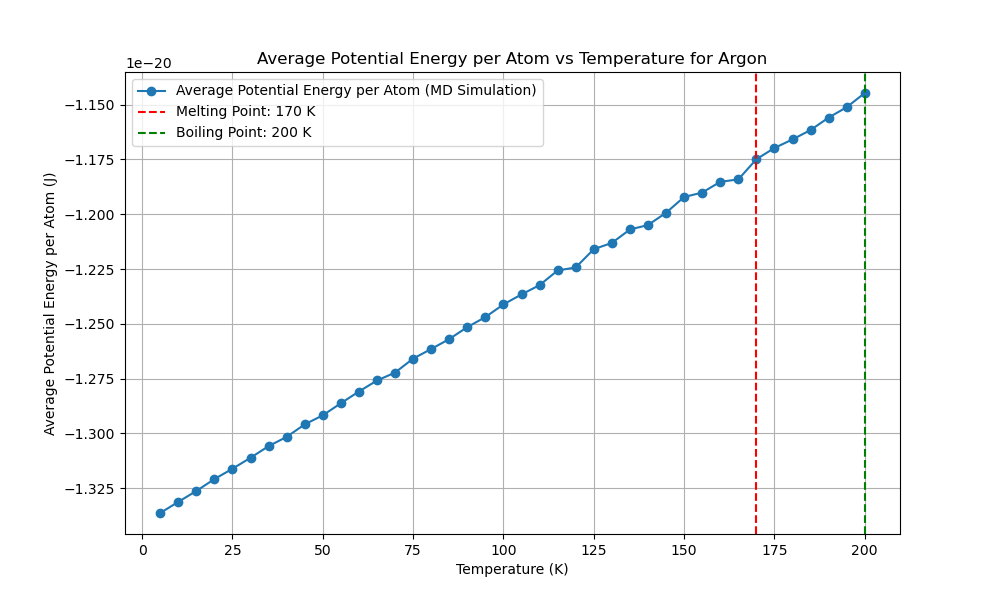

This figure's Python source:
import numpy as np
import matplotlib.pyplot as plt
from scipy.optimize import minimize
from multiprocessing import Pool
import time
from reportlab.lib.pagesizes import letter
from reportlab.pdfgen import canvas
from tqdm import tqdm
from numba import njit, prange
import logging
import os

# Get the directory of the current script
script_dir = os.path.dirname(os.path.abspath(__file__))
script_base_name = os.path.splitext(os.path.basename(__file__))[0]

# Set up logging with the script's base name and directory
log_file_path = os.path.join(script_dir, f'{script_base_name}.log')
logging.basicConfig(filename=log_file_path, 
            level=logging.INFO, format='%(asctime)s:%(levelname)s:%(message)s')

EPSILON = 1.654017502e-21  
SIGMA = 3.405e-10  
MASS = 6.63e-26  
K_B = 1.38e-23 

def create_fcc_lattice(a, n):
    """Create an FCC lattice."""
    base = np.array([[0, 0, 0],
                     [0.5, 0.5, 0], [0.5, 0, 0.5], [0, 0.5, 0.5]])
    positions = np.zeros((n**3 * 4, 3))
    index = 0
    for x in range(n):
        for y in range(n):
            for z in range(n):
                offset = np.array([x, y, z])
                for b in base:
                    positions[index] = (offset + b) * a
                    index += 1
    return positions

@njit
def lennard_jones(r2):
    """Calculate the Lennard-Jones potential and force."""
    r6 = (SIGMA ** 2 / r2) ** 3
    r12 = r6 ** 2
    potential = 4 * EPSILON * (r12 - r6)
    force = 24 * EPSILON * (2 * r12 - r6) / r2
    return potential, force

@njit
def apply_pbc(position, box_length):
    """Apply periodic boundary conditions."""
    return position - box_length * np.round(position / box_length)

@njit
def custom_norm(arr, axis=1):
    """Compute the norm along a specified axis."""
    if axis == 1:
        return np.sqrt(np.sum(arr**2, axis=1))
    elif axis == 0:
        return np.sqrt(np.sum(arr**2, axis=0))
    else:
        raise ValueError("Invalid axis")

@njit(parallel=True)
def compute_forces(positions, box_length):
    """Compute forces using Lennard-Jones potential with PBC."""
    N = len(positions)
    forces = np.zeros_like(positions)
    potential_energy = 0.0

    for i in prange(N):
        for j in range(i + 1, N):
            r_vec = apply_pbc(positions[i] - positions[j], box_length)
            r2 = np.dot(r_vec, r_vec)
            if r2 < (3 * SIGMA) ** 2:
                potential, force = lennard_jones(r2)
                f = force * r_vec
                forces[i] += f
                forces[j] -= f
                potential_energy += potential
                
    return forces, potential_energy

@njit
def velocity_verlet_adaptive(positions,
            velocities, forces, dt, box_length, max_force_threshold=1e-12):
    """Velocity-Verlet integration with adaptive time step."""
    new_positions = positions + velocities * dt + 0.5 * forces * dt**2 / MASS
    new_positions = apply_pbc(new_positions, box_length)
    new_forces, _ = compute_forces(new_positions, box_length)
    max_force = np.max(custom_norm(new_forces, axis=1))
    
    if max_force > max_force_threshold:
        dt = max(0.9 * dt * (max_force_threshold / max_force)**0.5, 1e-16)
    
    new_velocities = velocities + 0.5 * (forces + new_forces) * dt / MASS
    return new_positions, new_velocities, new_forces, dt

@njit
def standard_verlet_adaptive(positions,
    velocities, forces, dt, box_length, max_force_threshold=1e-12):
    """Standard Verlet integration with adaptive time step."""
    new_positions = positions + velocities * dt + 0.5 * forces * dt**2 / MASS
    new_positions = apply_pbc(new_positions, box_length)
    new_forces, _ = compute_forces(new_positions, box_length)
    max_force = np.max(custom_norm(new_forces, axis=1))

    if max_force > max_force_threshold:
        dt = max(0.9 * dt * (max_force_threshold / max_force)**0.5, 1e-16)

    new_velocities = velocities + new_forces * dt / MASS
    return new_positions, new_velocities, new_forces, dt

@njit
def leapfrog_verlet_adaptive(positions,
    velocities, forces, dt, box_length, max_force_threshold=1e-12):
    """Leapfrog Verlet integration with adaptive time step."""
    half_dt = 0.5 * dt
    velocities_half = velocities + forces * half_dt / MASS
    new_positions = positions + velocities_half * dt
    new_positions = apply_pbc(new_positions, box_length)
    new_forces, _ = compute_forces(new_positions, box_length)
    max_force = np.max(custom_norm(new_forces, axis=1))

    if max_force > max_force_threshold:
        dt = max(0.9 * dt * (max_force_threshold / max_force)**0.5, 1e-16)

    new_velocities = velocities_half + new_forces * half_dt / MASS
    return new_positions, new_velocities, new_forces, dt

def adaptive_equilibration(positions, velocities, forces, dt, box_length,
       verlet_algorithm, initial_equilibration_window=700,
   initial_threshold=5e-23, min_threshold=3e-22,
   max_threshold=5e-24, max_steps=15000):
    
    
    """Perform adaptive equilibration with dynamic threshold and window adjustment."""
    equilibration_steps = 0
    recent_potential_energies = []
    forces, _ = compute_forces(positions, box_length)
    threshold = initial_threshold
    equilibration_window = initial_equilibration_window
    with tqdm(total=equilibration_window, desc="Equilibration") as pbar:
        while equilibration_steps < max_steps:
            positions, velocities, forces, dt = verlet_algorithm(positions,
                velocities, forces, dt, box_length)
            _, potential_energy = compute_forces(positions, box_length)
            recent_potential_energies.append(potential_energy)
            if len(recent_potential_energies) > equilibration_window:
                recent_potential_energies.pop(0)
                mean_potential_energy = np.mean(recent_potential_energies)
                std_potential_energy = np.std(recent_potential_energies)
                
                # Dynamically adjust the threshold based on the standard deviation
                if std_potential_energy > threshold:
                    threshold = min(threshold * 1.1, max_threshold)
                    equilibration_window = int(equilibration_window * 1.1)
                else:
                    threshold = max(threshold * 0.9, min_threshold)
                
                if std_potential_energy < threshold and np.abs(potential_energy - mean_potential_energy) < threshold:
                    logging.info(f"Equilibration completed in {equilibration_steps} steps with dt={dt:.2e}")
                    break
                pbar.update(1)
            equilibration_steps += 1
            if equilibration_steps % 1000 == 0:
                logging.info(f"Step {equilibration_steps}: Potential Energy = {potential_energy:.5e}, dt = {dt:.2e}")
    return positions, velocities, forces, dt, equilibration_steps

def run_md_for_temperature(T, seed, verlet_algorithm,
                           dt, sampling_steps=60000):
    """Run MD simulation for a single temperature using the specified Verlet algorithm."""
    np.random.seed(seed)
    a = 5.26e-10  # Initial guess for the lattice parameter
    n = 3  # Number of unit cells in each dimension
    positions = create_fcc_lattice(a, n)
    box_length = n * a  # Length of the simulation box
    N = len(positions)
    
    # Initialize velocities for 5K
    velocities = np.random.randn(N, 3) * np.sqrt(K_B * 5 / MASS)
    forces, _ = compute_forces(positions, box_length)

    # Rescale velocities to the desired temperature
    current_temperature = np.sum(MASS * np.sum(velocities**2, axis=1)) / (3 * N * K_B)
    scale_factor = np.sqrt(T / current_temperature)
    velocities *= scale_factor

    # Adaptive equilibration
    positions, velocities, forces, dt, equilibration_steps = adaptive_equilibration(
        positions, velocities, forces,
        dt, box_length, verlet_algorithm)

    logging.info(f"Equilibration steps: {equilibration_steps}")

    print(f"Equilibration steps: {equilibration_steps}")

    potential_energy = 0
    initial_total_energy = 0
    count = 0
    total_energy_drift = 0

    with tqdm(total=sampling_steps, desc="Progress") as pbar:
        potential_energy = 0
        count = 0
        total_energy_drift = 0
        initial_total_energy = None
    
        for step in range(sampling_steps):
            positions, velocities, forces, dt = verlet_algorithm(
                positions, velocities, forces, dt, box_length
            )
            kinetic_energy = 0.5 * MASS * np.sum(velocities**2)
            _, potential_energy_step = compute_forces(positions, box_length)
            total_energy = kinetic_energy + potential_energy_step
            potential_energy += potential_energy_step
    
            if step == 0:
                initial_total_energy = total_energy
    
            total_energy_drift += abs(total_energy - initial_total_energy)
            count += 1
            pbar.update(1)
            if step % 1000 == 0:
                logging.info(f"Step {step}: Kinetic Energy = {kinetic_energy:.5e}, Potential Energy = {potential_energy_step:.5e}, Total Energy = {total_energy:.5e}")
        
        average_potential_energy = potential_energy / count / N  
        energy_drift = total_energy_drift / count
    
    return dt, average_potential_energy, energy_drift

def potential_energy_for_lattice(a):
    """Calculate potential energy for a given lattice parameter."""
    positions = create_fcc_lattice(a, 3)
    box_length = 3 * a
    _, potential_energy = compute_forces(positions, box_length)
    return potential_energy

def optimize_lattice_parameter():
    """Optimize the lattice parameter."""
    initial_guesses = np.linspace(4.5e-10, 6e-10, 500)
    results = [minimize(potential_energy_for_lattice,
                        [guess], bounds=[(4.5e-10, 6e-10)]) for
               guess in initial_guesses]
    best_result = min(results, key=lambda x: x.fun)
    return best_result.x[0]

def test_time_steps(T, seed, verlet_algorithm,
                    time_steps, sampling_steps=60000):
    """Test different time steps."""
    with Pool(16) as pool:
        args = [(T, seed, verlet_algorithm,
                 dt, sampling_steps) for dt in time_steps]
        results = pool.starmap(run_md_for_temperature, args)
    return results

def run_preliminary_steps_parallel(temperatures, seeds,
                   verlet_algorithms, algorithm_names, 
               time_steps, preliminary_steps):
    """Run preliminary steps sequentially."""
    results = []
    for alg in verlet_algorithms:
        alg_results = []
        for T, seed, dt in zip(temperatures, seeds, time_steps):
            result = run_md_for_temperature(T, seed, alg,
                                            dt, preliminary_steps)
            alg_results.append(result)
        results.append(alg_results)
    
    potential_energies_per_algorithm = []
    energy_drifts_per_algorithm = []
    best_time_steps = []

    for i, alg_results in enumerate(results):
        if len(alg_results) == 0:
            print(f"No results for algorithm {algorithm_names[i]}")  
            logging.warning(f"No results for algorithm {algorithm_names[i]}")
            
            continue
        potential_energies = [res[1] for res in alg_results]
        energy_drifts = [res[2] for res in alg_results]
        best_time_step = time_steps[np.argmin([res[2] for res in alg_results])]
        
        potential_energies_per_algorithm.append(np.mean(potential_energies))
        energy_drifts_per_algorithm.append(np.mean(energy_drifts))
        best_time_steps.append(best_time_step)
    
    return potential_energies_per_algorithm, energy_drifts_per_algorithm, best_time_steps

def find_best_sampling_steps(T, seed, verlet_algorithm,
                time_step, sampling_step_range):
    """Find the best sampling steps."""
    results = []
    for sampling_steps in sampling_step_range:
        dt, potential_energy, energy_drift = run_md_for_temperature(T, seed,
                            verlet_algorithm, time_step, sampling_steps)
        results.append((sampling_steps, potential_energy, energy_drift))
    return results

def generate_pdf_report(melting_point, boiling_point, a_opt, temperatures, potential_energies, runtime, best_algorithm_name, best_time_step, reason):
    """Generate a PDF report."""
    script_base_name = os.path.splitext(os.path.basename(__file__))[0]
    filename = os.path.join(script_dir, f"{script_base_name}.pdf")
    plot_filename = os.path.join(script_dir, f"{script_base_name}.png")

    c = canvas.Canvas(filename, pagesize=letter)
    width, height = letter

    c.drawString(50, height - 50, "Molecular Dynamics Simulation Report")
    c.drawString(50, height - 70, f"Optimized Lattice Parameter: {a_opt:.4e} m")
    c.drawString(50, height - 90, f"Melting Point: {melting_point} K")
    c.drawString(50, height - 110, f"Boiling Point: {boiling_point} K")
    c.drawString(50, height - 130, f"Total Runtime: {runtime:.2f} seconds")
    c.drawString(50, height - 150, f"Best Verlet Algorithm: {best_algorithm_name}")
    c.drawString(50, height - 170, f"Best Time Step: {best_time_step:.2e} s")

    reason_text = f"Reason: {reason}"
    max_chars_per_line = 78
    wrapped_reason = "\n".join([reason_text[i:i + max_chars_per_line] for i in range(0, len(reason_text), max_chars_per_line)])
    text_lines = wrapped_reason.split('\n')
    for i, line in enumerate(text_lines):
        c.drawString(50, height - 190 - i * 20, line)

    # Plot and save the temperature vs potential energy graph
    plt.figure(figsize=(10, 6))
    plt.plot(temperatures, potential_energies, marker='o', linestyle='-', label='Average Potential Energy per Atom (MD Simulation)')
    plt.xlabel('Temperature (K)')
    plt.ylabel('Average Potential Energy per Atom (J)')
    plt.title('Average Potential Energy per Atom vs Temperature for Argon')
    plt.axvline(melting_point, color='r', linestyle='--', label=f'Melting Point: {melting_point} K')
    plt.axvline(boiling_point, color='g', linestyle='--', label=f'Boiling Point: {boiling_point} K')
    plt.legend()
    plt.grid(True)
    plt.savefig(plot_filename)  # Save the plot
    plt.close()

    # Ensure the image file exists before attempting to draw it
    try:
        c.drawImage(plot_filename, 50, 200, width=500, height=300)
    except FileNotFoundError:
        logging.error(f"File {plot_filename} not found. Skipping image in the PDF report.")

    c.save()

def main():
    """Main function to run the MD simulation."""
    start_time = time.time()

    a_opt = optimize_lattice_parameter()
    print(f"Optimized lattice parameter: {a_opt}")
    logging.info(f"Optimized lattice parameter: {a_opt}")

    temperatures = np.arange(5, 205, 5)
    preliminary_temperatures = np.arange(60, 105, 5)

    time_steps = [
        1e-15
        ,5e-16,5e-15,1e-14
        ]

    seeds = np.random.randint(0, 10000, len(temperatures))
    preliminary_seeds = np.random.randint(0, 10000, len(preliminary_temperatures))

    verlet_algorithms = [
        velocity_verlet_adaptive,
        standard_verlet_adaptive,
        leapfrog_verlet_adaptive
    ]
    algorithm_names = [
        "Velocity-Verlet (Adaptive)",
        "Standard Verlet (Adaptive)",
        "Leapfrog Verlet (Adaptive)"
    ]

    preliminary_steps = 2000
    potential_energies_per_algorithm, energy_drifts_per_algorithm, best_time_steps = run_preliminary_steps_parallel(
        preliminary_temperatures,
        preliminary_seeds,
        verlet_algorithms,
        algorithm_names, time_steps, preliminary_steps)

    if not potential_energies_per_algorithm or not energy_drifts_per_algorithm or not best_time_steps:
        print("Error: No valid preliminary results obtained.")
        logging.error("No valid preliminary results obtained.")
        return

    best_algorithm_index = np.argmin([pe + ed for pe, ed in zip(potential_energies_per_algorithm,
                                        energy_drifts_per_algorithm)])
    best_verlet_algorithm = verlet_algorithms[best_algorithm_index]
    best_algorithm_name = algorithm_names[best_algorithm_index]
    best_time_step = best_time_steps[best_algorithm_index]
    reason = (f"Lowest average potential energy ({potential_energies_per_algorithm[best_algorithm_index]:.2e} J) "
              f"and minimal energy drift ({energy_drifts_per_algorithm[best_algorithm_index]:.2e} J) "
              f"during preliminary simulation.")
    print(f"Best Verlet algorithm: {best_algorithm_name}")
    print(f"Best time step: {best_time_step}")

    sampling_step_range = [10000, 15000, 20000, 40000, 60000, 80000]
    sampling_results = find_best_sampling_steps(temperatures[0],
        seeds[0], best_verlet_algorithm, best_time_step,
        sampling_step_range)

    for sampling_steps, potential_energy, energy_drift in sampling_results:
        print(f"Sampling steps: {sampling_steps}, Potential energy: {potential_energy:.2e} J, Energy drift: {energy_drift:.2e} J")
        logging.info(f"Sampling steps: {sampling_steps}, Potential energy: {potential_energy:.2e} J, Energy drift: {energy_drift:.2e} J")

    best_sampling_steps = min(sampling_results, key=lambda x: x[2])[0]
    print(f"Best sampling steps: {best_sampling_steps}")
    logging.info(f"Best sampling steps: {best_sampling_steps}")

    with Pool(16) as pool:
        results = pool.starmap(run_md_for_temperature, [(T, seed,
                             best_verlet_algorithm, best_time_step,
                 best_sampling_steps) for T, seed in zip(temperatures, seeds)])

    dts, potential_energies, energy_drifts = zip(*results)

    end_time = time.time()
    runtime = end_time - start_time
    print(f"Runtime: {runtime:.2f} seconds")

    first_derivative = np.gradient(potential_energies, temperatures)
    second_derivative = np.gradient(first_derivative, temperatures)

    plt.figure(figsize=(10, 6))
    plt.plot(temperatures, potential_energies, marker='o', linestyle='-',
         label='Average Potential Energy (MD Simulation)')
    plt.xlabel('Temperature (K)')
    plt.ylabel('Average Potential Energy (J)')
    plt.title('Average Potential Energy vs Temperature for Argon')
    plt.legend()
    plt.grid(True)

    melting_point = temperatures[np.argmax(first_derivative)]

    post_melting_temperatures = temperatures[temperatures > melting_point]
    post_melting_second_derivative = second_derivative[temperatures > melting_point]

    if post_melting_temperatures.size > 0 and post_melting_second_derivative.size > 0:
        boiling_point = post_melting_temperatures[np.argmax(post_melting_second_derivative)]
    else:
        boiling_point = None
        logging.warning("No boiling point found due to empty post-melting temperature or second derivative.")

    plt.axvline(melting_point, color='r', linestyle='--',
                label=f'Melting Point: {melting_point} K')
    if boiling_point:
        plt.axvline(boiling_point, color='g', linestyle='--',
                    label=f'Boiling Point: {boiling_point} K')
    plt.legend()
    plt.show()

    generate_pdf_report(melting_point, boiling_point,
            a_opt, temperatures, potential_energies, runtime,
            best_algorithm_name, best_time_step, reason)

if __name__ == "__main__":
    main()
